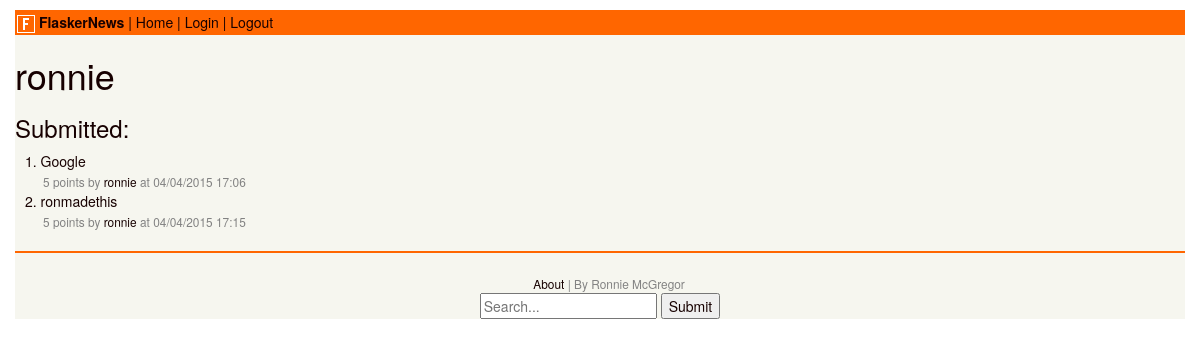
The app's page /u/ronnie, older data.
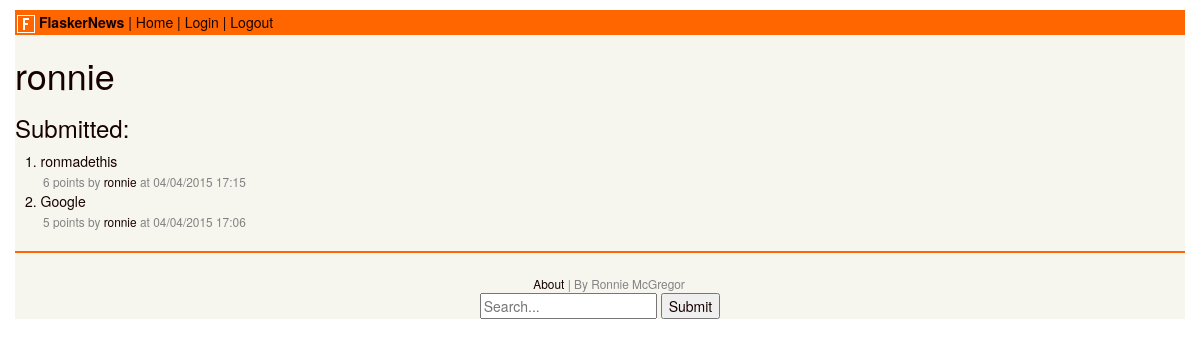
The same page, newer data.
### tables this page shows
CREATE TABLE links (
    id INTEGER PRIMARY KEY AUTOINCREMENT,
    user_name TEXT NOT NULL,
    title TEXT NOT NULL,
    url TEXT NOT NULL,
    votes INTEGER NOT NULL,
    submit_date TEXT NOT NULL
);

### FlaskerNews/views/profile.py (the view)
@routes.route('/u/<user>')
def profile(user):
    cur = g.db.execute('select name from users where name = ?', [user])
    results = cur.fetchone()
    if results is not None:
        user = results[0]
    else:
        user = 'User not found'
    cur = g.db.execute('SELECT * FROM links WHERE user_name = ? ORDER BY votes DESC', [user])
    results = cur.fetchall()
    links = None
    if results is not None:
        links = results
    else:
        links = 'User has no posts'
    return render_template('profile.html', user=user, links=links)

### FlaskerNews/__init__.py (called while the page is built)
def get_db():
    if not hasattr(g, 'db'):
        g.db = sqlite3.connect(DATABASE)
    return g.db

@app.before_request
def before_request():
    g.db = get_db()

@app.teardown_request
def teardown_request(exception):
    if hasattr(g, 'db'):
        g.db.close()

### FlaskerNews/templates/profile.html (shortened to what this page needs)
{% extends "master.html" %}
{% block body %}
    <h1>{{ user }}</h1>
    {% if not links %}
        <h3>{{ user }} hasn't submitted any links</h3>
    {% else %}
        <h3>Submitted:</h3>
    {% for link in links %}
        <div class="row">
            <div class="col-md-12">
                {{ loop.index }}.
                <a href="{{ link[3]|safe() }}">{{ link[2] }}</a>
                <br/>
                <small>{{ link[4] }} points by <a href="{{ url_for('profile.profile', user=link[1]) }}">{{ link[1] }}</a> at {{ link[5] }}</small>
            </div>
        </div>
    {% endfor %}
{% endif %}
{% endblock %}

Row changes from the older to the newer data that the page shows:
changed links "ronmadethis": votes "5" → "6"; moves up the list
